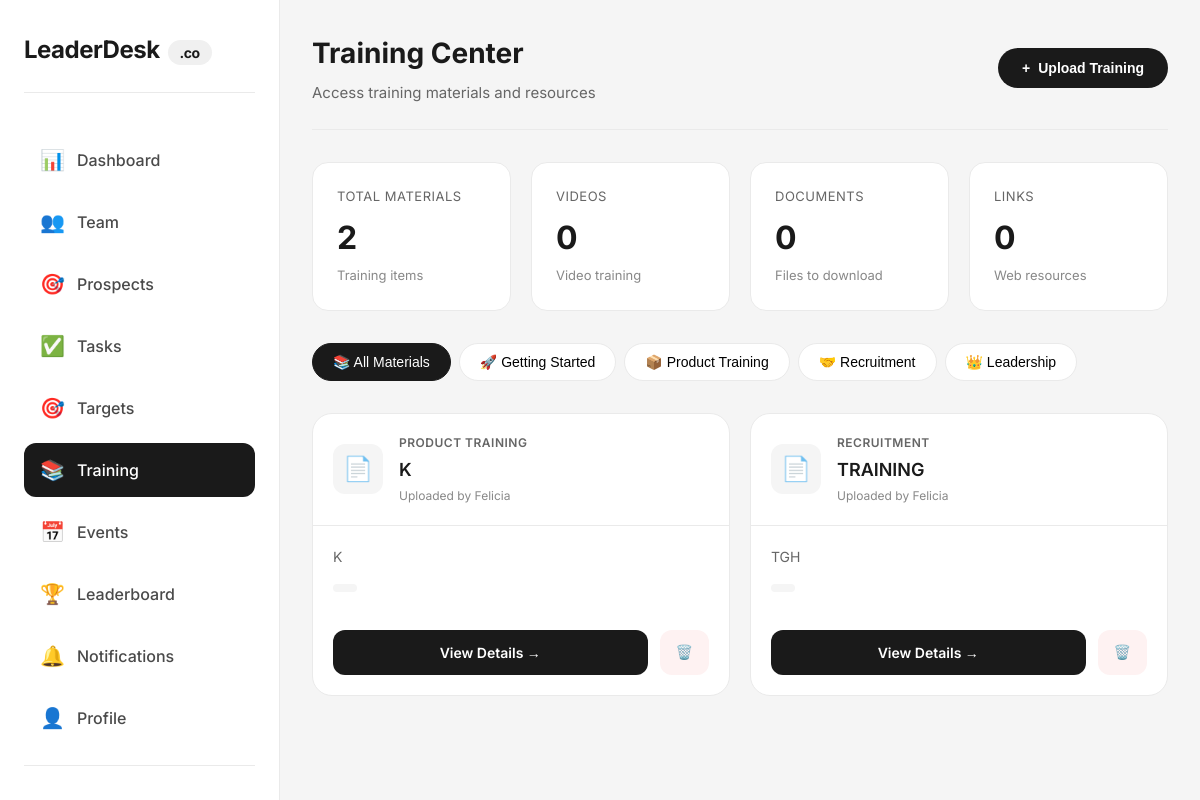
The page /training.php (signed in) on the database its author committed.
### tables this page shows
CREATE TABLE `trainings` (
  `id` int(11) NOT NULL AUTO_INCREMENT,
  `team_id` int(11) NOT NULL,
  `uploaded_by` int(11) NOT NULL,
  `updated_by` int(11) DEFAULT NULL,
  `title` varchar(200) NOT NULL,
  `description` text DEFAULT NULL,
  `category` enum('getting_started','product','recruitment','leadership') NOT NULL,
  `content_type` enum('video_link','pdf','document','link') NOT NULL,
  `content_url` varchar(500) DEFAULT NULL,
  `file_path` varchar(255) DEFAULT NULL,
  `created_at` timestamp NOT NULL DEFAULT current_timestamp(),
  `updated_at` timestamp NULL DEFAULT NULL ON UPDATE current_timestamp(),
  PRIMARY KEY (`id`),
  KEY `team_id` (`team_id`),
  KEY `uploaded_by` (`uploaded_by`),
  CONSTRAINT `trainings_ibfk_1` FOREIGN KEY (`team_id`) REFERENCES `teams` (`id`) ON DELETE CASCADE,
  CONSTRAINT `trainings_ibfk_2` FOREIGN KEY (`uploaded_by`) REFERENCES `users` (`id`) ON DELETE CASCADE
);

CREATE TABLE `users` (
  `id` int(11) NOT NULL AUTO_INCREMENT,
  `name` varchar(100) NOT NULL,
  `email` varchar(100) NOT NULL,
  `phone` varchar(20) DEFAULT NULL,
  `password` varchar(255) NOT NULL,
  `role` enum('super_admin','team_leader','member') DEFAULT 'member',
  `upgrade_requested` tinyint(4) DEFAULT 0,
  `team_id` int(11) DEFAULT NULL,
  `status` enum('active','inactive','suspended') DEFAULT 'active',
  `created_at` timestamp NOT NULL DEFAULT current_timestamp(),
  `updated_at` timestamp NOT NULL DEFAULT current_timestamp() ON UPDATE current_timestamp(),
  `last_login` timestamp NULL DEFAULT NULL,
  PRIMARY KEY (`id`),
  UNIQUE KEY `email` (`email`)
);

### includes/auth_check.php (called while the page is built, shortened)
<?php
$stmt = $pdo->prepare("SELECT u.*, t.team_name, t.subscription_status, tb.primary_color, tb.logo_url, tb.tagline
                       FROM users u
                       LEFT JOIN teams t ON u.team_id = t.id
                       LEFT JOIN team_branding tb ON u.team_id = tb.team_id
                       WHERE u.id = ?");
$stmt->execute([$_SESSION['user_id']]);
$current_user = $stmt->fetch();
?>

### training.php (the view, shortened to what this page needs)
<?php
require_once 'config/database.php';
require_once 'includes/auth_check.php';
$stmt = $pdo->prepare("SELECT t.*, u.name as uploader_name
                       FROM trainings t
                       JOIN users u ON t.uploaded_by = u.id
                       WHERE t.team_id = ?
                       ORDER BY t.created_at DESC");
$stmt->execute([$current_user['team_id']]);
$trainings = $stmt->fetchAll();
$categories = [
    'getting_started' => ['label' => 'Getting Started', 'icon' => '🚀', 'color' => '#3b82f6'],
    'product' => ['label' => 'Product Training', 'icon' => '📦', 'color' => '#8b5cf6'],
    'recruitment' => ['label' => 'Recruitment', 'icon' => '🤝', 'color' => '#ec4899'],
    'leadership' => ['label' => 'Leadership', 'icon' => '👑', 'color' => '#f59e0b']
];
$total_trainings = count($trainings);
$video_count = count(array_filter($trainings, function($t) { return $t['content_type'] == 'video_link'; }));
$file_count = count(array_filter($trainings, function($t) { return $t['content_type'] == 'file'; }));
$link_count = count(array_filter($trainings, function($t) { return $t['content_type'] == 'link'; }));
?>
<!DOCTYPE html>
<html lang="en">
<head>
</head>
<body>
    <div class="app">
        <aside class="sidebar">
            <div class="sidebar-logo">
                LeaderDesk<span>.co</span>
            </div>
            <ul class="nav-menu">
                <li class="nav-item">
                    <a href="dashboard.php">
                        <span class="nav-icon">📊</span>
                        Dashboard
                    </a>
                </li>
                <li class="nav-item">
                    <a href="team.php">
                        <span class="nav-icon">👥</span>
                        Team
                    </a>
                </li>
                <li class="nav-item">
                    <a href="prospects.php">
                        <span class="nav-icon">🎯</span>
                        Prospects
                    </a>
                </li>
                <li class="nav-item">
                    <a href="tasks.php">
                        <span class="nav-icon">✅</span>
                        Tasks
                    </a>
                </li>
                <li class="nav-item">
                    <a href="targets.php">
                        <span class="nav-icon">🎯</span>
                        Targets
                    </a>
                </li>
                <li class="nav-item active">
                    <a href="training.php">
                        <span class="nav-icon">📚</span>
                        Training
                    </a>
                </li>
                <li class="nav-item">
                    <a href="events.php">
                        <span class="nav-icon">📅</span>
                        Events
                    </a>
                </li>
                <li class="nav-item">
                    <a href="leaderboard.php">
                        <span class="nav-icon">🏆</span>
                        Leaderboard
                    </a>
                </li>
                <li class="nav-item">
                    <a href="notifications.php">
                        <span class="nav-icon">🔔</span>
                        Notifications
                    </a>
                </li>
                <li class="nav-item">
                    <a href="profile.php">
                        <span class="nav-icon">👤</span>
                        Profile
                    </a>
                </li>
                <li class="nav-item" style="margin-top: 20px; border-top: 1px solid #eaeaea; padding-top: 20px;">
                    <a href="logout.php" style="color: #ef4444;">
                    </a>
                </li>
            </ul>
        </aside>
        <main class="main">
            <div class="top-bar">
                <div class="page-title">
                    <h1>Training Center</h1>
                    <p>Access training materials and resources</p>
                </div>
                <?php if ($current_user['role'] == 'team_leader'): ?>
                    <div class="header-actions">
                        <button class="btn btn-primary" onclick="openModal('uploadTrainingModal')">
                            <span>+</span> Upload Training
                        </button>
                    </div>
                <?php endif; ?>
            </div>
            <div class="stats-grid">
                <div class="stat-card">
                    <div class="stat-label">Total Materials</div>
                    <div class="stat-value"><?php echo $total_trainings; ?></div>
                    <div class="stat-sub">Training items</div>
                </div>
                <div class="stat-card">
                    <div class="stat-label">Videos</div>
                    <div class="stat-value"><?php echo $video_count; ?></div>
                    <div class="stat-sub">Video training</div>
                </div>
                <div class="stat-card">
                    <div class="stat-label">Documents</div>
                    <div class="stat-value"><?php echo $file_count; ?></div>
                    <div class="stat-sub">Files to download</div>
                </div>
                <div class="stat-card">
                    <div class="stat-label">Links</div>
                    <div class="stat-value"><?php echo $link_count; ?></div>
                    <div class="stat-sub">Web resources</div>
                </div>
            </div>
            <div class="category-tabs">
                <button class="category-tab active" onclick="filterCategory('all')">📚 All Materials</button>
                <?php foreach ($categories as $key => $info): ?>
                    <button class="category-tab" onclick="filterCategory('<?php echo $key; ?>')">
                        <?php echo $info['icon']; ?> <?php echo $info['label']; ?>
                    </button>
                <?php endforeach; ?>
            </div>
            <?php if (empty($trainings)): ?>
                <div class="empty-state">
                    <span>📚</span>
                    <h3>No training materials yet</h3>
                    <p>Upload your first training material to get started</p>
                    <?php if ($current_user['role'] == 'team_leader'): ?>
                        <button class="btn btn-primary" onclick="openModal('uploadTrainingModal')">Upload Training</button>
                    <?php endif; ?>
                </div>
            <?php else: ?>
                <div class="training-grid" id="trainingGrid">
                    <?php foreach ($trainings as $training):
                        $icon = '📄';
                        $category_info = $categories[$training['category']] ?? ['label' => 'Other', 'icon' => '📁'];
                    ?>
                        <div class="training-card" data-category="<?php echo $training['category']; ?>" onclick="window.location.href='view_training.php?id=<?php echo $training['id']; ?>'">
                            <div class="training-header">
                                <div class="training-icon"><?php echo $icon; ?></div>
                                <div class="training-info">
                                    <div class="training-category"><?php echo $category_info['label']; ?></div>
                                    <div class="training-title"><?php echo htmlspecialchars($training['title']); ?></div>
                                    <div class="training-meta">Uploaded by <?php echo htmlspecialchars($training['uploader_name']); ?></div>
                                </div>
                            </div>
                            <div class="training-body">
                                <?php if ($training['description']): ?>
                                    <p class="training-description"><?php echo htmlspecialchars($training['description']); ?></p>
                                <?php endif; ?>
                                <div class="training-type">
                                </div>
                                <div class="training-actions" onclick="event.stopPropagation();">
                                    <span class="btn-view" onclick="window.location.href='view_training.php?id=<?php echo $training['id']; ?>'">
                                        View Details →
                                    </span>
                                    <?php if ($current_user['role'] == 'team_leader' || $training['uploaded_by'] == $current_user['id']): ?>
                                        <button class="btn-delete" onclick="deleteTraining(<?php echo $training['id']; ?>)">🗑️</button>
                                    <?php endif; ?>
                                </div>
                            </div>
                        </div>
                    <?php endforeach; ?>
                </div>
            <?php endif; ?>
        </main>
    </div>
</body>
</html>

### training.php (style rules this page uses)
* { margin: 0; padding: 0; box-sizing: border-box; }
body { font-family: 'Inter', sans-serif; background: #f5f5f5; color: #1a1a1a; line-height: 1.5; }
.app { display: flex; min-height: 100vh; }
.sidebar { width: 280px; background: white; border-right: 1px solid #eaeaea; position: fixed; height: 100vh; overflow-y: auto; padding: 32px 24px; }
.sidebar-logo { font-size: 24px; font-weight: 700; letter-spacing: -0.5px; margin-bottom: 40px; padding-bottom: 24px; border-bottom: 1px solid #eaeaea; }
.sidebar-logo span { background: #f0f0f0; padding: 4px 12px; border-radius: 40px; margin-left: 8px; font-size: 14px; }
.nav-menu { list-style: none; }
.nav-item { margin-bottom: 8px; position: relative; }
.nav-item a { display: flex; align-items: center; padding: 12px 16px; color: #4a4a4a; text-decoration: none; border-radius: 12px; transition: all 0.2s; gap: 12px; font-weight: 500; }
.nav-item.active a { background: #1a1a1a; color: white; }
.nav-icon { font-size: 20px; }
.main { flex: 1; margin-left: 280px; padding: 32px; }
.top-bar { display: flex; justify-content: space-between; align-items: center; margin-bottom: 32px; padding-bottom: 24px; border-bottom: 1px solid #eaeaea; }
.page-title h1 { font-size: 28px; font-weight: 700; margin-bottom: 8px; }
.page-title p { color: #666; font-size: 15px; }
.header-actions { display: flex; gap: 12px; }
.btn { padding: 12px 24px; border-radius: 100px; font-weight: 600; font-size: 14px; text-decoration: none; transition: all 0.2s; cursor: pointer; border: none; display: inline-flex; align-items: center; gap: 8px; }
.btn-primary { background: #1a1a1a; color: white; }
.stats-grid { display: grid; grid-template-columns: repeat(4, 1fr); gap: 20px; margin-bottom: 32px; }
.stat-card { background: white; padding: 24px; border-radius: 16px; border: 1px solid #eaeaea; }
.stat-label { color: #666; font-size: 13px; text-transform: uppercase; letter-spacing: 0.5px; margin-bottom: 8px; }
.stat-value { font-size: 32px; font-weight: 700; color: #1a1a1a; margin-bottom: 4px; }
.stat-sub { font-size: 13px; color: #888; }
.category-tabs { display: flex; gap: 8px; margin-bottom: 32px; flex-wrap: wrap; }
.category-tab { padding: 10px 20px; border-radius: 100px; border: 1px solid #eaeaea; background: white; cursor: pointer; font-size: 14px; font-weight: 500; transition: all 0.2s; display: flex; align-items: center; gap: 8px; }
.category-tab.active { background: #1a1a1a; color: white; border-color: #1a1a1a; }
.training-grid { display: grid; grid-template-columns: repeat(auto-fill, minmax(350px, 1fr)); gap: 20px; }
.training-card { background: white; border-radius: 20px; border: 1px solid #eaeaea; overflow: hidden; transition: all 0.2s; animation: fadeIn 0.3s ease-out; cursor: pointer; }
.training-header { padding: 20px; border-bottom: 1px solid #eaeaea; display: flex; align-items: center; gap: 16px; }
.training-icon { width: 50px; height: 50px; background: #f5f5f5; border-radius: 12px; display: flex; align-items: center; justify-content: center; font-size: 24px; }
.training-info { flex: 1; }
.training-category { font-size: 12px; font-weight: 600; text-transform: uppercase; letter-spacing: 0.5px; color: #666; margin-bottom: 4px; }
.training-title { font-size: 18px; font-weight: 600; margin-bottom: 4px; }
.training-meta { font-size: 12px; color: #888; }
.training-body { padding: 20px; }
.training-description { color: #666; font-size: 14px; margin-bottom: 16px; line-height: 1.6; display: -webkit-box; -webkit-line-clamp: 3; -webkit-box-orient: vertical; overflow: hidden; }
.training-type { display: inline-flex; align-items: center; gap: 4px; padding: 4px 12px; background: #f5f5f5; border-radius: 100px; font-size: 12px; margin-bottom: 16px; }
.training-actions { display: flex; gap: 12px; margin-top: 16px; }
.btn-view { flex: 1; padding: 12px; background: #1a1a1a; color: white; border: none; border-radius: 12px; font-weight: 600; cursor: pointer; text-decoration: none; text-align: center; font-size: 14px; transition: all 0.2s; display: inline-block; }
.btn-delete { padding: 12px 16px; background: #fef2f2; border: none; border-radius: 12px; color: #991b1b; cursor: pointer; font-size: 14px; transition: all 0.2s; }

### rows shown on the page
trainings: icon "📄", category "PRODUCT TRAINING", title "K", uploaded_by.name "Felicia", description "K"
trainings: icon "📄", category "RECRUITMENT", title "TRAINING", uploaded_by.name "Felicia", description "TGH"

### other values the page prints
$total_trainings "2"
$video_count "0"
$file_count "0"
$link_count "0"
$info['icon'] "🚀"
$info['label'] "Getting Started"
$info['icon'] "📦"
$info['label'] "Product Training"
$info['icon'] "🤝"
$info['label'] "Recruitment"
$info['icon'] "👑"
$info['label'] "Leadership"
